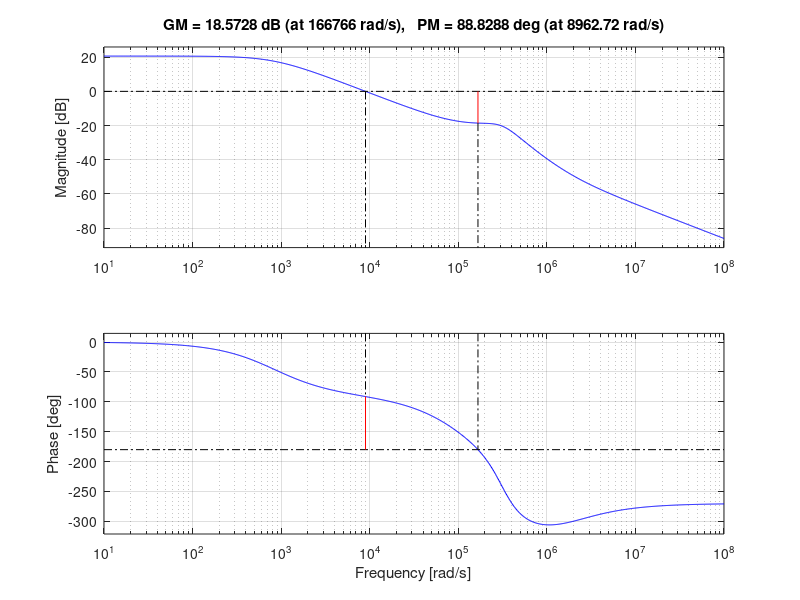
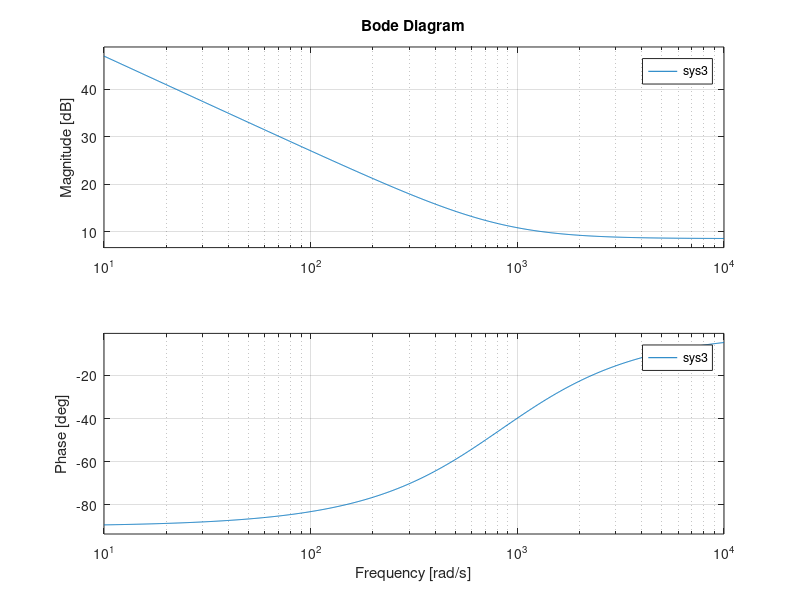
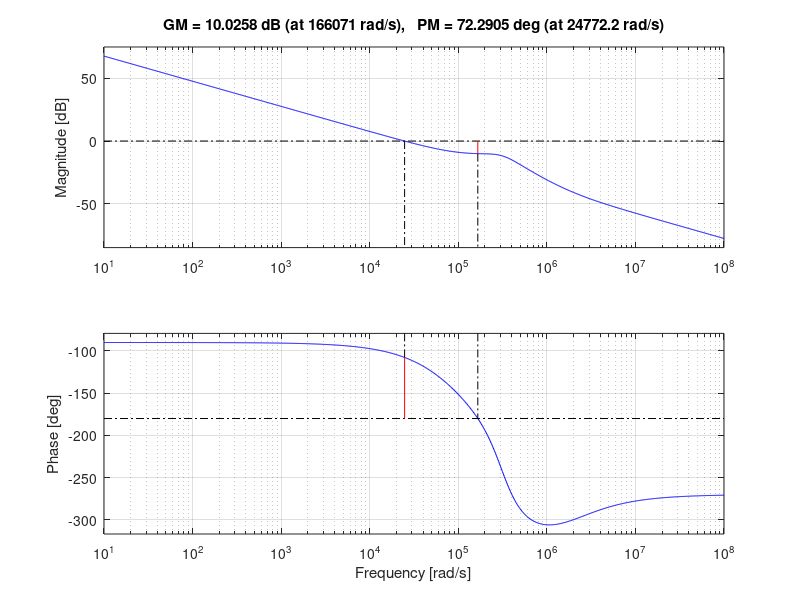

Source code (MATLAB) for these figures, in order:
s = tf('s');

Nps = 1;
Rout = 8.4;
Rcs = 0.167;
Acs = 1.65;
D = 0.447;
tL = 1.374;
M = 0.808;

G0 = ((Rout*Nps)/(Rcs*Acs))*(1/(((1-D)^2/tL) + (2*M)+1));

wesr = 284205 * 2*pi;
wrhpz = 15851 * 2*pi;

wp1 = 132.807 * 2*pi;
wp2 = 50000 * 2*pi;

sys = G0 * (((1+s/wesr)*(1-s/wrhpz))/(1+s/wp1)) * (1/(1+(s/wp2)+(s^2/wp2^2)));

sys1 = ((318*2*pi)/s+1)*0.535;
sys2 = (sys * ((318*2*pi)/s+1))*0.535;

sys3 = ((132.8*2*pi)/s+1)*2.674;
sys4 = (sys * ((132.8*2*pi)/s+1))*2.674;

% w = bode(sys);
% w_v = logspace(0,5,150)*2*pi;

figure(1)
bode(sys)
margin(sys)
% 
% figure(2)
% bode(sys1)
% 
% figure(3)
% bode(sys2)
% margin(sys2)
% 
figure(4)
bode(sys3)

figure(5)
bode(sys4)
margin(sys4)


% [mag,phs,RadianFrequency] = bode(sys3,w_v);
% Magnitude = squeeze(mag);
% Phase = squeeze(phs);
% Frequency = RadianFrequency/(2*pi);
% T = table(Frequency,Magnitude,Phase);
% 
% writetable(T, 'gain-fase-opamp - Analyse.xlsx')
